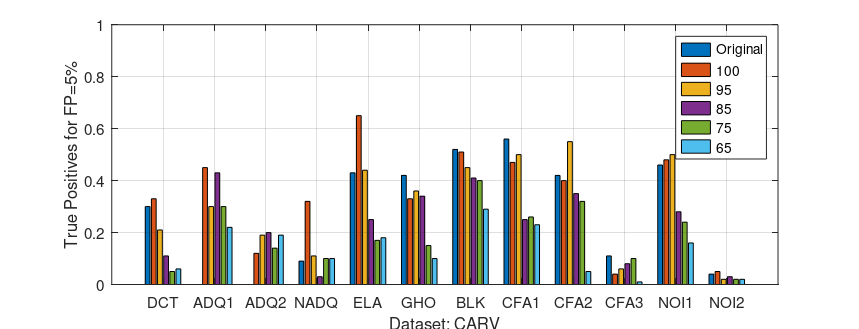
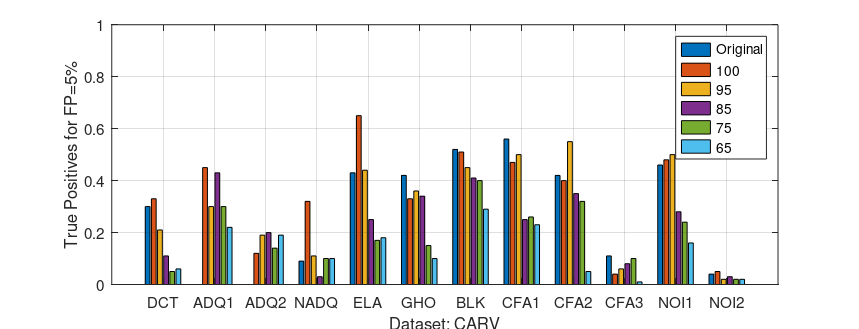
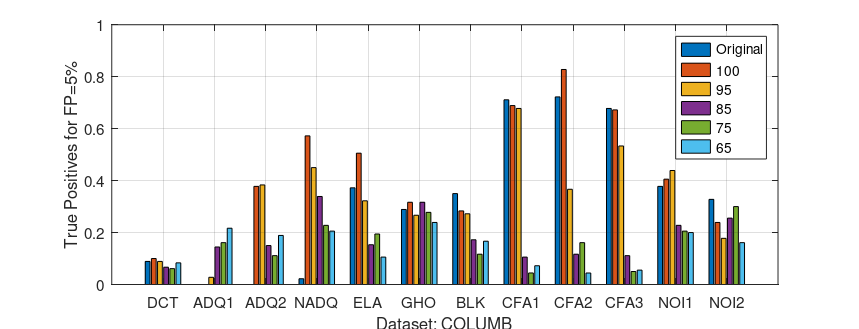
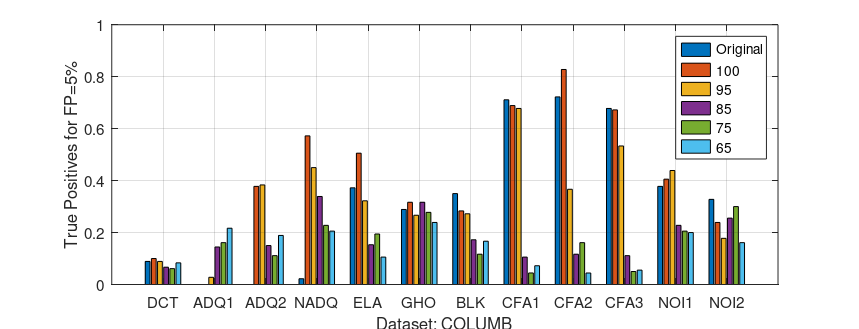

MATLAB code for these plots, in order:
clear all;
close all;

DatasetNames={'CARV';'COLUMB';'CHAL';'FON_REAL';'FON_SYN'}
AlgorithmNames={'DCT','ADQ1','ADQ2','NADQ','ELA','GHO','BLK','CFA1', 'CFA2', 'CFA3', 'NOI1', 'NOI2'};
ColumnNames={'Original','100','95','85','75','65'};


load('FP05.mat');



for Dataset=1:5;
    figure(1);
    bar(Output.Value{Dataset,3});
    axis([0 13 0 1]);
    legend(ColumnNames,'Location','best')
    
    
    xlabel(['Dataset: ' strrep(DatasetNames{Dataset},'_','\_')]);
    ylabel('True Positives for FP=5%');
    %title(['Dataset: ' strrep(DatasetNames{Dataset},'_','\_') ' | Algorithms: JPEG']);
    grid on;
    set(findall(gcf,'-property','FontSize'),'FontSize',12);
    set(gca,'fontsize',11,'XTickLabel',AlgorithmNames)
    set(gcf,'Position',[220 320 860 330 ]);
    set(gcf,'PaperPositionMode','auto')
    savefig(['Figures/' DatasetNames{Dataset} 'Bar.fig']);
    print(['Figures/' DatasetNames{Dataset} 'Bar.png'],'-dpng','-r1200');
    
end